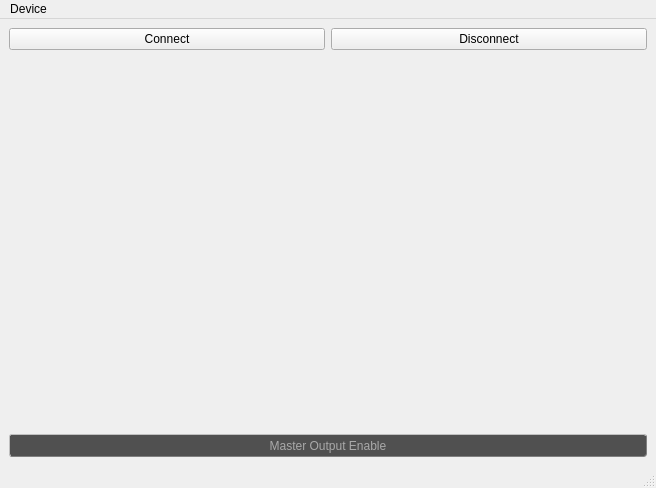
<?xml version="1.0" encoding="UTF-8"?>
<ui version="4.0">
 <class>MainWindow</class>
 <widget class="QMainWindow" name="MainWindow">
  <property name="geometry">
   <rect>
    <x>0</x>
    <y>0</y>
    <width>656</width>
    <height>488</height>
   </rect>
  </property>
  <property name="windowTitle">
   <string>HMC8043 Supply Control</string>
  </property>
  <widget class="QWidget" name="centralwidget">
   <layout class="QVBoxLayout" name="verticalLayout" stretch="0,1,0">
    <item>
     <layout class="QHBoxLayout" name="horizontalLayout_2">
      <item>
       <widget class="QPushButton" name="btnConnect">
        <property name="text">
         <string>Connect</string>
        </property>
       </widget>
      </item>
      <item>
       <widget class="QPushButton" name="btnDisconnect">
        <property name="text">
         <string>Disconnect</string>
        </property>
       </widget>
      </item>
     </layout>
    </item>
    <item>
     <layout class="QHBoxLayout" name="horizontalLayout">
      <item>
       <widget class="HMCChannelWidget" name="wdgChannel1" native="true"/>
      </item>
      <item>
       <widget class="HMCChannelWidget" name="wdgChannel2" native="true"/>
      </item>
      <item>
       <widget class="HMCChannelWidget" name="wdgChannel3" native="true"/>
      </item>
     </layout>
    </item>
    <item>
     <widget class="QToolButton" name="btnMasterOutEnable">
      <property name="sizePolicy">
       <sizepolicy hsizetype="Preferred" vsizetype="Fixed">
        <horstretch>0</horstretch>
        <verstretch>0</verstretch>
       </sizepolicy>
      </property>
      <property name="styleSheet">
       <string notr="true">QToolButton:checked {
	background-color: red;
	border-style: inset;
	border-width: 1px;
	border-color: darkgray;
	border-radius: 3px;
	color: white;
	padding: 2px;
}

QToolButton {
	background-color: rgb(80,80,80);
	border-style: outset;
	border-width: 1px;
	border-color: gray;
	border-radius: 3px;
	color: darkgray;
	padding: 2px;
}</string>
      </property>
      <property name="text">
       <string>Master Output Enable</string>
      </property>
      <property name="checkable">
       <bool>true</bool>
      </property>
      <property name="checked">
       <bool>false</bool>
      </property>
      <property name="toolButtonStyle">
       <enum>Qt::ToolButtonTextOnly</enum>
      </property>
     </widget>
    </item>
   </layout>
  </widget>
  <widget class="QMenuBar" name="menubar">
   <property name="geometry">
    <rect>
     <x>0</x>
     <y>0</y>
     <width>656</width>
     <height>24</height>
    </rect>
   </property>
   <widget class="QMenu" name="menuDevice">
    <property name="title">
     <string>Device</string>
    </property>
    <addaction name="actionSetHostAddress"/>
   </widget>
   <addaction name="menuDevice"/>
  </widget>
  <widget class="QStatusBar" name="statusbar"/>
  <action name="actionSetHostAddress">
   <property name="text">
    <string>Connection Settings</string>
   </property>
  </action>
 </widget>
 <customwidgets>
  <customwidget>
   <class>HMCChannelWidget</class>
   <extends>QWidget</extends>
   <header>hmcchannelwidget.h</header>
   <container>1</container>
  </customwidget>
 </customwidgets>
 <resources/>
 <connections/>
</ui>
